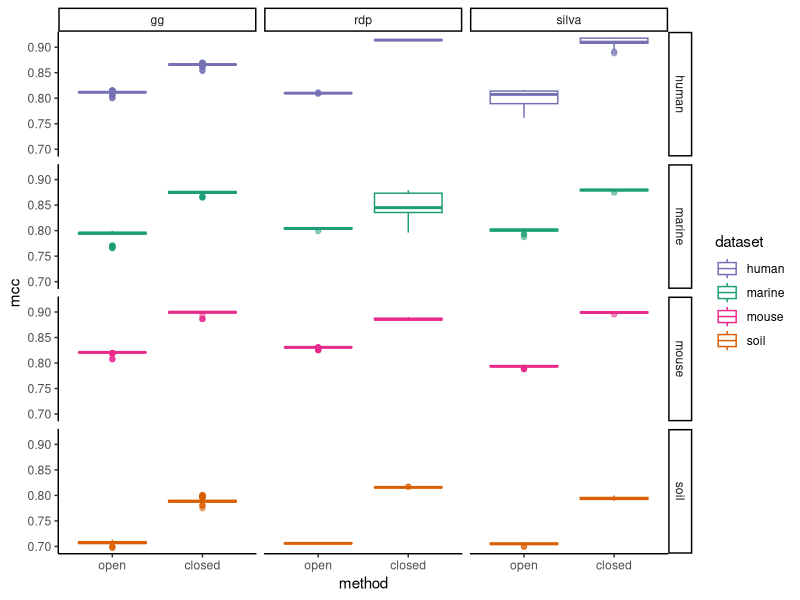
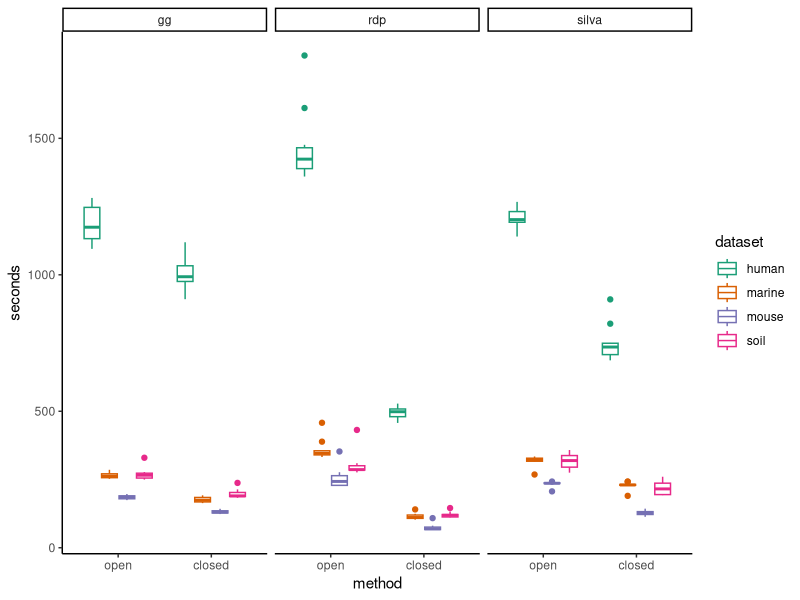
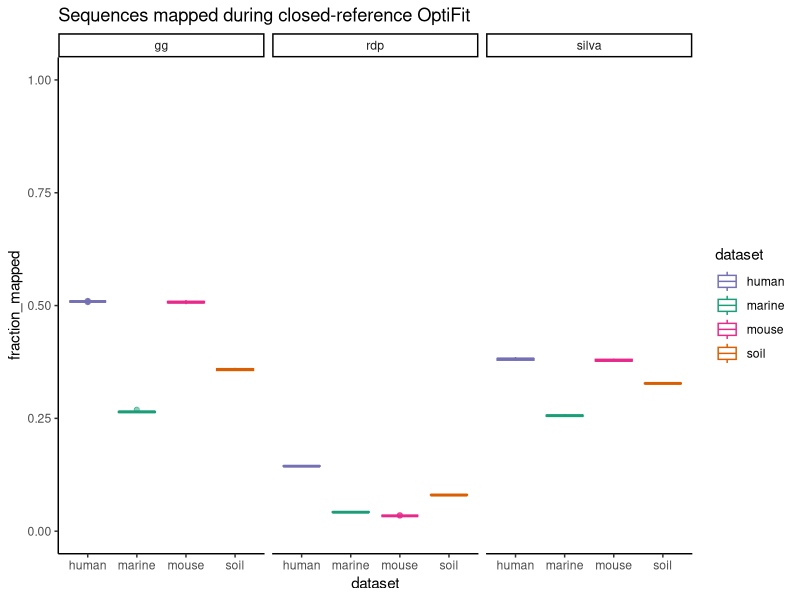

Here is the R script that generated these plots, in order:
## ---- chunk 1
knitr::opts_chunk$set(echo = TRUE,
                      message = FALSE,
                      fig.path = "figures/"
                      )
## ---- chunk 2
library(here)
library(tidyverse)
theme_set(theme_classic())
color_palette <- RColorBrewer::brewer.pal(4, "Dark2")
dataset_colors <- c(
  human = color_palette[[3]],
  marine = color_palette[[1]],
  mouse = color_palette[[4]],
  soil = color_palette[[2]]
)
## ---- chunk 3
relevel_method <- function(df) {
  df %>%
    mutate(method = fct_relevel(method, c("open", "closed", "de_novo")))
}
## ---- chunk 4
sensspec <-
  read_tsv(here('subworkflows/2_fit_reference_db/results/sensspec.tsv')) %>%
  relevel_method()
sensspec %>%
  group_by(dataset, method) %>%
  ggplot(aes(x = method, y = mcc, color = dataset)) +
  geom_boxplot(alpha = 0.5) +
  scale_color_manual(values = dataset_colors) +
  #ylim(0, 1) +
  facet_grid(dataset ~ ref)
## ---- chunk 5
benchmarks <-
  read_tsv(here('subworkflows/2_fit_reference_db/results/benchmarks.tsv')) %>%
  relevel_method
benchmarks %>%
  group_by(dataset, method) %>%
  ggplot(aes(x = method, y = s, color = dataset)) +
  geom_boxplot() +
  scale_color_brewer(palette = "Dark2") +
  #scale_color_manual(values = dataset_colors) +  # bug in geom_boxplot with manual colors?
  facet_wrap("ref") +
  labs(y = 'seconds')
## ---- chunk 6
ref_sizes <-
  read_tsv(here('subworkflows/2_fit_reference_db/results/ref_sizes.tsv'))
ref_sizes
## ---- chunk 7
dataset_sizes <-
  read_tsv(here('subworkflows/1_prep_samples/results/dataset_sizes.tsv'))
dataset_sizes
## ---- chunk 8
fractions <- read_tsv(here('subworkflows/2_fit_reference_db/results/fraction_reads_mapped.tsv'))
fractions %>% 
  ggplot(aes(x=dataset, y=fraction_mapped, color=dataset)) +
  geom_boxplot(alpha = 0.5) +
  scale_color_manual(values = dataset_colors) +
  facet_wrap("ref") +
  ylim(0, 1) +
  labs(title="Sequences mapped during closed-reference OptiFit")
